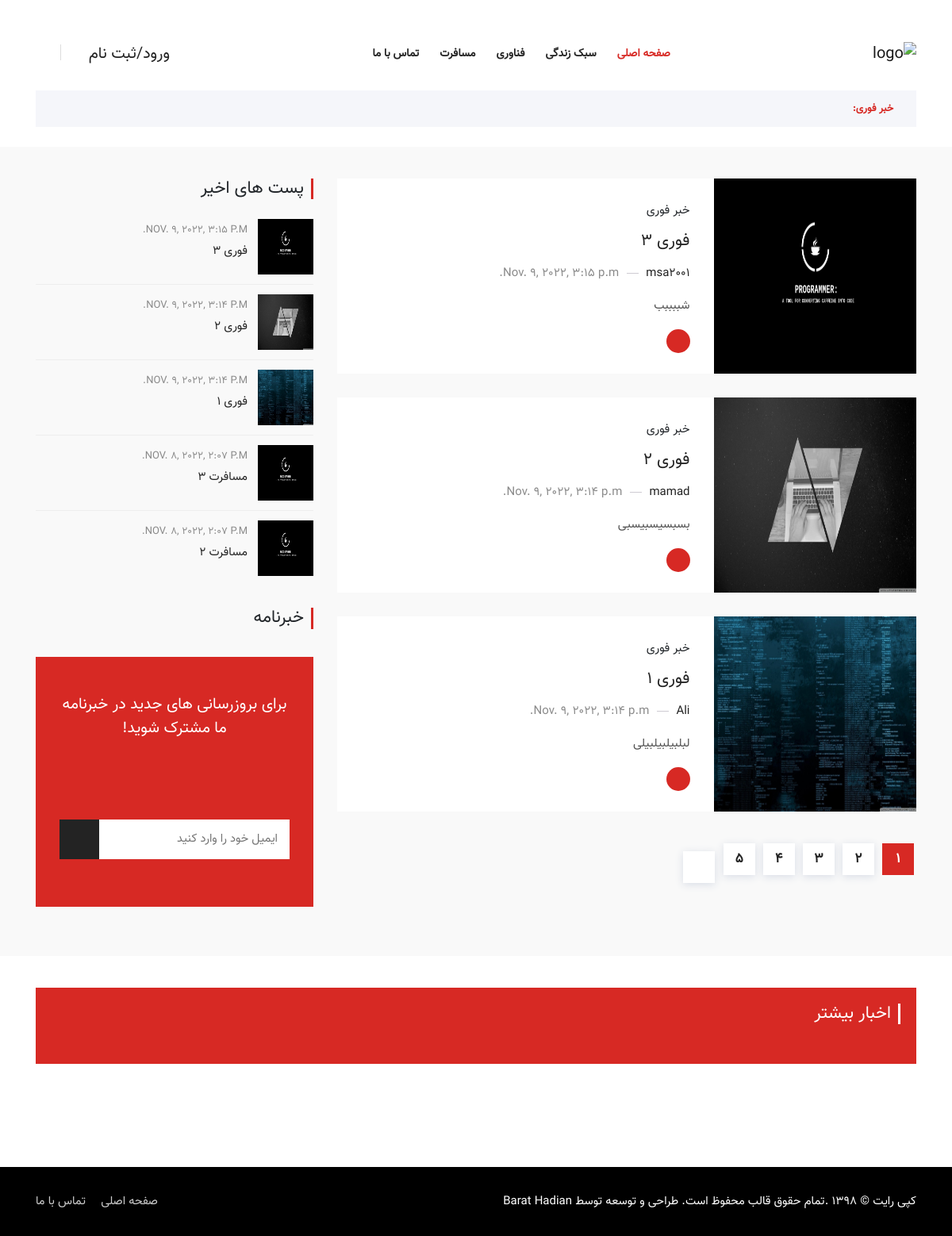
The page / on the database its author committed.
### Blog/models.py (models this page shows, shortened)
class Article(models.Model):
    author = models.ForeignKey(User, on_delete=models.CASCADE)
    category = models.ManyToManyField(Category, related_name='articles')
    title = models.CharField(max_length=100)
    body = models.TextField(max_length=2000)
    created = models.DateTimeField(auto_now_add=True)
    updated = models.DateTimeField(auto_now_add=True)
    image = models.ImageField(upload_to='profile/image', blank=True, null=True)

class Category(models.Model):
    title = models.CharField(max_length=100)
    created = models.DateTimeField(auto_now_add=True)
    class Meta:
        verbose_name_plural = "categories"
    def __str__(self):
        return self.title

### Blog/views.py (the view, shortened to what this page needs)
# urls.py: path('', views.home, name='home'),
def home(request):
    articles = Article.objects.all().order_by('-updated')
    recent = Article.objects.all().order_by('-updated')
    cat = Category.objects.all()
    for article in articles:
        category = article.category.all()
    paginator = Paginator(articles, 3)
    page_number = request.GET.get('page')
    object_list = paginator.get_page(page_number)
    return render(request, 'Blog/index-7.html',
                  {'articles': object_list, 'recent_article': recent, 'category': category, 'cat': cat,
                   'news': articles})

### context_processors/context_processors.py (called while the page is built)
def Breakingnews(request):
    breaking_news = Article.objects.filter(category=4).order_by('-updated')
    return {'breaking_news': breaking_news}

def more_news(request):
    news = Article.objects.all().order_by('?')
    return {'news': news}

### Blog/templates/Blog/index-7.html (shortened to what this page needs)
﻿{% load static %}
<!doctype html>
<html lang="fa">
<head>
    <link rel="stylesheet" href="{% static 'assets/css/bootstrap.min.css' %}">
    <link rel="stylesheet" href="{% static 'assets/css/animate.min.css' %}">
    <link rel="stylesheet" href="{% static 'assets/css/icofont.min.css' %}">
    <link rel="stylesheet" href="{% static 'assets/css/meanmenu.css' %}">
    <link rel="stylesheet" href="{% static 'assets/css/owl.carousel.min.css' %}">
    <link rel="stylesheet" href="{% static 'assets/css/magnific-popup.min.css' %}">
    <link rel="stylesheet" href="{% static 'assets/css/style.css' %}">
    <link rel="stylesheet" href="{% static 'assets/css/rtl.css' %}">
    <link rel="stylesheet" href="{% static 'assets/css/responsive.css' %}">
</head>
<body>
<header class="header-area">
    <div class="navbar-area">
        <div class="sinmun-nav">
            <div class="container">
                <nav class="navbar navbar-expand-md navbar-light">
                    <a class="navbar-brand" href="{% url 'blog:home' %}"><img src="{% static 'assets/img/logo.png' %}"
                                                                              alt="logo"></a>
                    <div class="collapse navbar-collapse mean-menu" id="navbarSupportedContent">
                        <ul class="navbar-nav">
                            <li class="nav-item"><a href="{% url 'blog:home' %}" class="nav-link active">صفحه اصلی</a>
                            </li>
                            <li class="nav-item"><a href="{% url 'blog:cat_lifestyle' %}" class="nav-link">سبک زندگی</a>
                            </li>
                            <li class="nav-item"><a href="{% url 'blog:cat_tech' %}" class="nav-link">فناوری</a></li>
                            <li class="nav-item"><a href="{% url 'blog:cat_travel' %}" class="nav-link">مسافرت</a></li>
                            <li class="nav-item"><a href="{% url 'blog:contact' %}" class="nav-link">تماس با ما</a>
                            </li>
                        </ul>
                        <div class="others-options">
                            <ul> {% if request.user.is_authenticated %}
                                <li><a href="{% url 'blog:home' %}"> {{ request.user.username }} <i
                                        class="icofont-user-alt-5"></i></a></li>
                                <li><a href="{% url 'blog:logout' %}"> خروج</a></li>
                                <li class="header-search">
                                    <div class="nav-search">
                                        <div class="nav-search-button">
                                            <i class="icofont-ui-search"></i>
                                        </div>
                                        {% else %}
                                <li><a href="{% url 'blog:signin' %}"> ورود/ثبت نام <i
                                        class="icofont-user-alt-5"></i></a></li>
                                <li class="header-search">
                                <div class="nav-search">
                                <div class="nav-search-button">
                                    <i class="icofont-ui-search"></i>
                                </div>
                            {% endif %}
                                </div>
                                </li>
                            </ul>
                        </div>
                    </div>
                </nav>
            </div>
        </div>
    </div>
    {% include 'includes/breakingnews.html' %}
</header>
<section class="main-content-area ptb-40">
    <div class="container">
        <div class="row">
            <div class="col-lg-8">
                {% for article in articles|slice:":4" %}
                    <div class="blog-box">
                        <div class="d-flex flex-wrap">
                            <div class="posts-thumb align-self-stretch">
                                <a href="{% url 'blog:posts'  article.id %}">
                                    <img src="{{ article.image.url }}" width="100%" height="100%">
                                </a>
                            </div>
                            <div class="posts-content">
                                <div class="cat">
                                    {{ article.category.all.first }}
                                </div>
                                <h3 class="title"><a href="{% url 'blog:posts'  article.id %}">{{ article.title }}</a>
                                </h3>
                                <div class="posts-meta">
                                        <span class="posts-author">
                                            <a href="#">{{ article.author.username }}</a>
                                        </span>
                                    <span class="posts-date">
                                           {{ article.created }}
                                        </span>
                                </div>
                                <p> {{ article.body|truncatewords:30 }} </p>
                                <a href="{% url 'blog:posts'  article.id %}"
                                   class="read-more-btn"><span>ادامه خواندن</span> <i
                                        class="icofont-arrow-left"></i></a>
                            </div>
                        </div>
                    </div>
                {% endfor %}
                <div class="pagination-area">
                   {% include 'includes/pagination.html' %}
                </div>
            </div>
            <div class="col-lg-4">
                <aside class="widget-area" id="secondary">
                    <section class="widget wiget_posts_thumbs">
                        <h3 class="widget-title">پست های اخیر</h3>
                        {% for article in recent_article|slice:":5" %}
                            <article>
                                <a href="{% url 'blog:posts'  article.id %}" class="thumb">
                                    <img src="{{ article.image.url }}" height="70px" width="70px">
                                </a>
                                <div class="info">
                                    <time datetime="2019-05-11">{{ article.created }}</time>
                                    <h4 class="title">
                                        <a href="{% url 'blog:posts'  article.id %}">{{ article.title }}</a>
                                    </h4>
                                </div>
                            </article>
                        {% endfor %}
                    </section>
                    <div class="newsletter-box">
                        <div class="section-title">
                            <h2>خبرنامه</h2>
                        </div>
                        {% include 'includes/newsletter.html' %}
                    </div>
                </aside>
            </div>
        </div>
    </div>
</section>
{% include 'includes/footer.html' %}
</body>
</html>

### templates/includes/breakingnews.html (shortened to what this page needs)
{% load static %}
    <div class="breaking-news">
        <div class="container">
            <div class="breaking-news-content clearfix">
                <h6 class="breaking-title"><i class="icofont-flash"></i> خبر فوری:</h6>
            </div>
        </div>
    </div>

### templates/includes/pagination.html (shortened to what this page needs)
{% load static %}
{% if articles.has_other_pages %}
    {% for i in articles.paginator.page_range %}
        {% if articles.number == i %}
            <a href="?page={{ i }}" class="page-numbers current">{{ i }}</a>
        {% else %}
            <a href="?page={{ i }}{% if request.GET.q %}&q={{ request.GET.q }}{% endif %}"
               class="page-numbers">{{ i }}</a>
        {% endif %}
    {% endfor %}
    {% if articles.has_next %}
        <a href="?page={{ articles.next_page_number }}{% if request.GET.q %}&q={{ request.GET.q }}{% endif %}"
           class="next page-numbers"> <i
                class="icofont-double-left"></i></a>
    {% endif %}
{% endif %}

### templates/includes/newsletter.html (shortened to what this page needs)
<section class="widget newsletter_box">
                        <div class="newsletter-box">
                            <div class="newsletter-box-inner">
                                <h3>برای بروزرسانی های جدید در خبرنامه ما مشترک شوید!</h3>
                                <i class="icofont-email"></i>
                                <form method="post">
                                    <input type="email" name="email" class="newsletter-input" placeholder="ایمیل خود را وارد کنید"
                                            required autocomplete="off">
                                    <button type="submit"><i class="icofont-paper-plane"></i></button>
                                </form>
                            </div>
                        </div>
                    </section>

### templates/includes/footer.html (shortened to what this page needs)
{% load static %}
<section class="more-news-area pt-40">
    <div class="container">
        <div class="more-news-inner">
            <div class="section-title">
                <h2>اخبار بیشتر</h2>
            </div>
        </div>
    </div>
</section>
<div class="copyright-area">
    <div class="container">
        <div class="row align-items-center">
            <div class="col-lg-6 col-md-12"> <p>
                <a>کپی رایت © 1398 .تمام حقوق قالب محفوظ است. طراحی و توسعه توسط </a>
                        Barat Hadian </p>
            </div>
            <div class="col-lg-6 col-md-12">
                <ul class="footer-nav">
                    <li><a href="{% url 'blog:home' %}">صفحه اصلی</a></li>
                    <li><a href="{% url 'blog:contact' %}">تماس با ما</a></li>
                </ul>
            </div>
        </div>
    </div>
</div>

### static/assets/css/rtl.css (style rules this page uses)
body { direction: rtl; }
.main-content-area .pagination-area { text-align: right; }
.navbar-brand { margin-right: 0; }
.sinmun-nav nav .others-options ul li .nav-search { border-right: 1px solid #dcdcdc; border-left: none; padding-right: 15px; padding-left: 0; }
.sinmun-nav nav .others-options ul li a { margin-left: 10px; margin-right: 0; }
.breaking-news-content .breaking-title { padding-left: 8px; padding-right: 0; float: right; }
.section-title h2 { border-left: none; border-right: 3px solid #d72924; padding-right: 9px; padding-left: 0; }
.section-title { text-align: right; }
.newsletter-box .newsletter-box-inner form button { left: 0; right: auto; }
.copyright-area { text-align: right; }
.copyright-area .footer-nav { text-align: left; }
.copyright-area .footer-nav li { margin-right: 15px; margin-left: 0; }
.copyright-area .footer-nav li:first-child { margin-right: 0; }
.blog-box .posts-content { text-align: right; }
.blog-box .posts-content .read-more-btn i { right: 0; left: auto; }
.widget-area .widget .widget-title { border-right: 3px solid #d72924; border-left: none; padding-right: 9px; padding-left: 0; text-align: right; }
.blog-box .posts-content .posts-meta .posts-author { padding-left: 20px; padding-right: 0; }
.blog-box .posts-content .posts-meta .posts-date { padding-right: 10px; padding-left: 0; }
.blog-box .posts-content .posts-meta .posts-author::after { left: 0; right: auto; }
.widget-area .wiget_posts_thumbs article .thumb { float: right; padding-left: 13px; padding-right: 0; }
.info { text-align: right; }

### rows shown on the page
Article: image (picture), category.all.first "خبر فوری", title "فوری 3", author.username "msa2001", created "Nov. 9, 2022, 3:15 p.m.", body "شببببب", created "NOV. 9, 2022, 3:15 P.M."
Article: image (picture), category.all.first "خبر فوری", title "فوری 2", author.username "mamad", created "Nov. 9, 2022, 3:14 p.m.", body "بسبسیسبیسبی", created "NOV. 9, 2022, 3:14 P.M."
Article: image (picture), category.all.first "خبر فوری", title "فوری 1", author.username "Ali", created "Nov. 9, 2022, 3:14 p.m.", body "لبلبیلبیلبیلی", created "NOV. 9, 2022, 3:14 P.M."
Article: image (picture), created "NOV. 8, 2022, 2:07 P.M.", title "مسافرت 3"
Article: image (picture), created "NOV. 8, 2022, 2:07 P.M.", title "مسافرت 2"

### other values the page prints
{{ i }} "1"
{{ i }} "2" "3" "4" "5"
